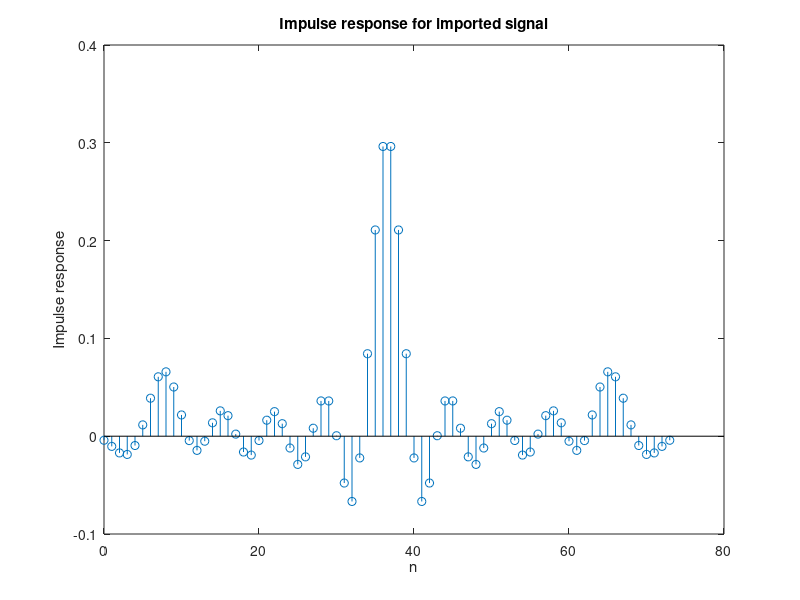
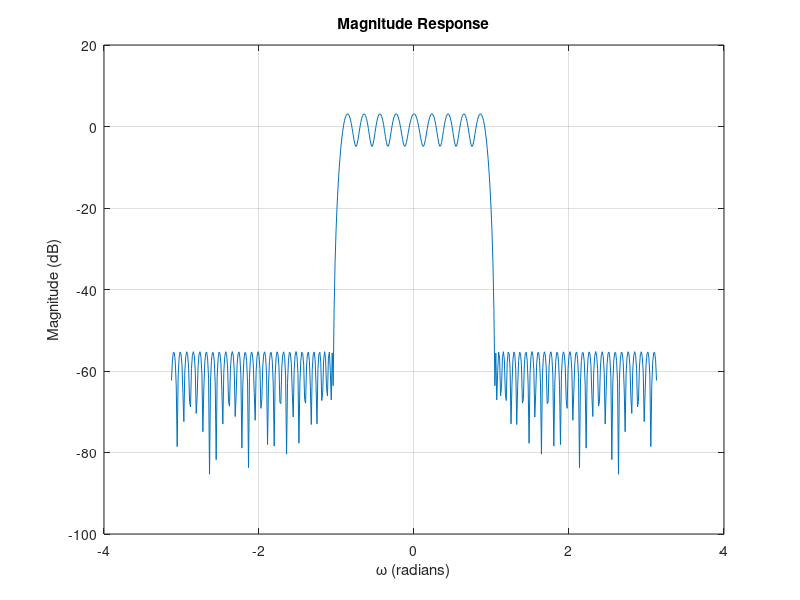
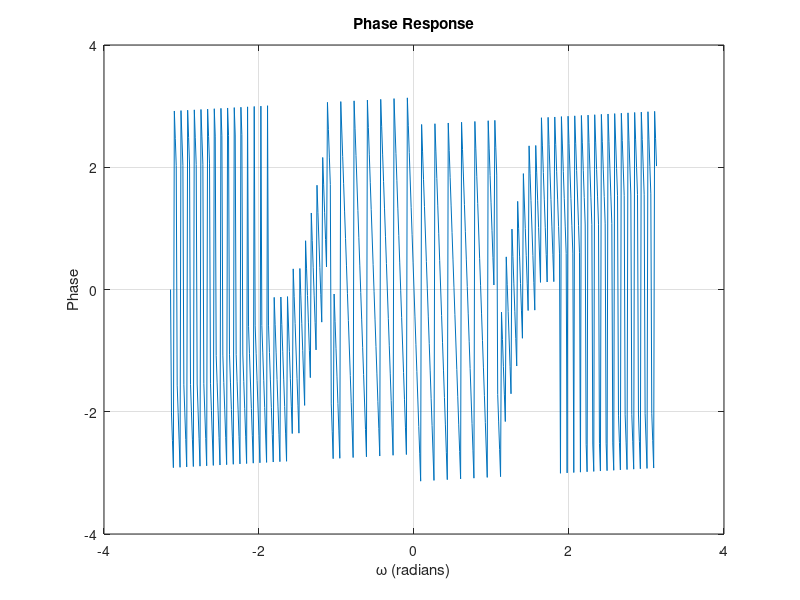

Reproduce these figures in MATLAB, in order.
clear all
close all
clc

load('impulseresponse.mat');
N = length(h);
n = 0:(N-1);

figure(1)
stem(n, h)
xlabel('n')
ylabel('Impulse response')
title('Impulse response for imported signal')

% do zero padding
M = 512;
omega = 2 * pi / M * (0 : M-1);
omega = fftshift(omega);
omega(1 : M/2) = omega(1 : M/2) - 2 * pi;
H = fft(h, M);
H_shift = fftshift(H);

figure(2);
plot(omega, mag2db(abs(H_shift)));
xlabel('\omega (radians)');
ylabel('Magnitude (dB)');
title('Magnitude Response');
grid on;

figure(3)
plot(omega, angle(H_shift));
xlabel('\omega (radians)');
ylabel('Phase');
title('Phase Response');
grid on;
